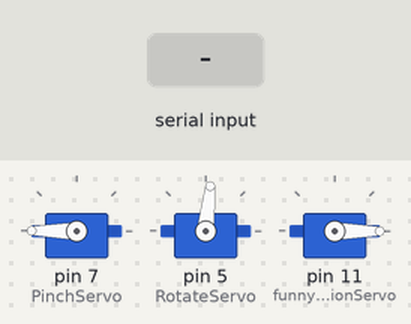
Bench run of a sketch on a simulated Arduino Uno, built with avr-gcc and run on an emulated ATmega328P. On the bench: 3 × servo. Inputs (shaded band) come from the test bench.

Above: at 1.3 s.
1.4 s: "o" received over Serial
At 2.1 s:
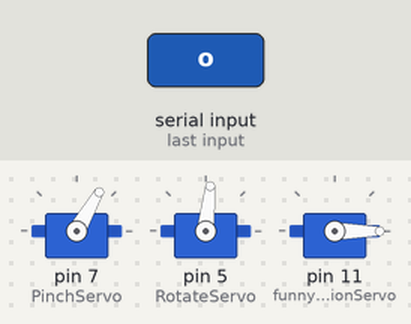
3.0 s: "h" received over Serial
At 3.3 s:
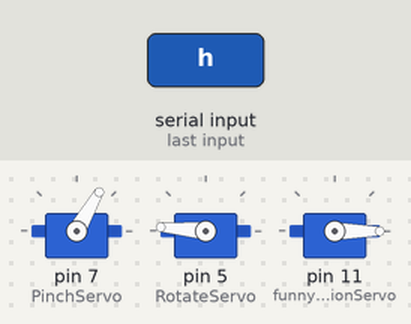
4.5 s: "c" received over Serial
At 5.7 s:
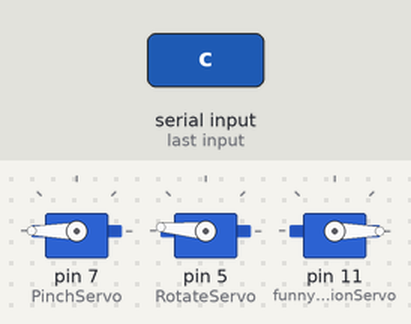
6.0 s: "a" received over Serial
At 6.8 s:
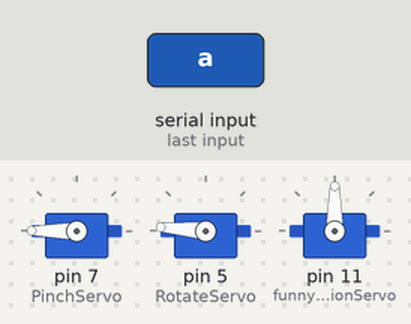
7.5 s: "v" received over Serial
At 8.0 s:
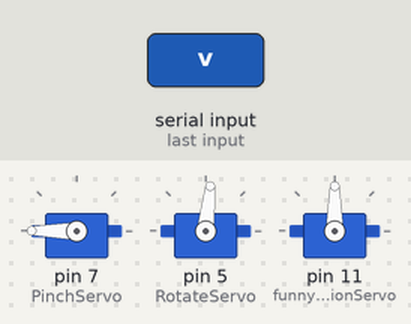
9.0 s: "o" received over Serial
At 10.3 s:
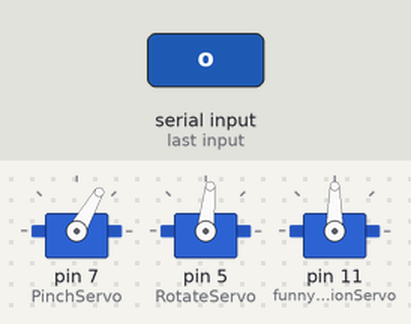
Timing chart, 0 to 11.5 s (numbered marks = the images above; inputs shaded):
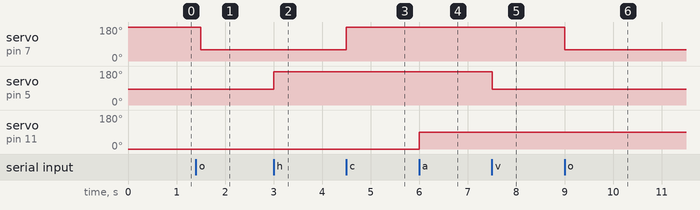

The sketch:

extern.ino
```cpp
#include <stdio.h>
#include <Servo.h>

int trig = 2;
int echo = 3;
long lecture_echo;
int cm;

int INITIAL_FUNNY = 0;

int tir = A0;

Servo PinchServo;
Servo RotateServo;
// create servo objects to control a servo
// a maximum of eight servo objects can be created

int posPinchServo = 0;
// variable to store the pinch servo position
int posRotateServo = 0;
// variable to store the rotate servo position

Servo funnyActionServo;

int posFunnyActServo = 0;


void getDistanceAvant(){
  digitalWrite(trig, HIGH);
  delayMicroseconds(10);
  digitalWrite(trig, LOW);
  lecture_echo = pulseIn(echo, HIGH);

  char tampon[25];
  cm = lecture_echo / 58;
  sprintf(tampon,"#%d!",cm);
  Serial.println(tampon);
  delay(10);
}

void ouverturePince(){
  // ouverture de la pince
  // pour modifier la vitesse, il faut modifier le delay
  /*for(posPinchServo = 180; posPinchServo > 59; posPinchServo -=1)
  {
    PinchServo.write(posPinchServo);
    delay(8);
  }*/
  PinchServo.write(60);
}

void fermeturePince(){
  // fermeture de la pince
  // pour modifier la vitesse, il faut modifier le delay
  /*for(posPinchServo = 60; posPinchServo <= 180; posPinchServo +=1)
  {
    PinchServo.write(posPinchServo);
    delay(8);
  }*/
  PinchServo.write(180);
}

void rotateToHorizontal(){
  //Rotation d'un quart de tour (sens anti-horaire) -> position horizontale
  RotateServo.write(175);
  delay(100);
}

void rotateToVertical(){
  //Rotation d'un quart de tour -> position verticale
  RotateServo.write(84);
  delay(100);
}

void deposerCylindre(){
  RotateServo.write(155);
  delay(500);
  ouverturePince();
}

void launchFunnyAction(){
  funnyActionServo.write(90);
  delay(1000);
}

void tirette(){
	while(analogRead(tir) > 950){
		delay(30);
	}
	Serial.print("#a!");
}


void setup() {
  pinMode(trig, OUTPUT);
  digitalWrite(trig, LOW);
  pinMode(echo, INPUT);
  Serial.begin(9600);
  //pinMode(tir, INPUT);

  // put your setup code here, to run once:
  PinchServo.attach(7); // attaches the pinch servo on pin 7 to the servo object
  RotateServo.attach(5); // attaches the rotate servo on pin 6 to the servo object

   funnyActionServo.attach(11);
   funnyActionServo.write(INITIAL_FUNNY);
   fermeturePince();
   rotateToVertical();
}

void loop() {
  if(Serial.available()){
		char data = '\0';
		int i = 0;
		char car = '\0';
		do{
			car = Serial.read();
			if(car != '#' && car != '!'){
				data = car;
			}
		}while(Serial.available() && car != '!');

		switch(data){
			case 'i':
				Serial.print("#e!");
				break;
			case 't':
				tirette();
				break;
			case 'u':
				getDistanceAvant();
				break;
			case 'o':
				ouverturePince();
				break;
			case 'c':
				fermeturePince();
				break;
			case 'h':
				rotateToHorizontal();
				break;
			case 'v':
				rotateToVertical();
				break;
			case 'a':
				launchFunnyAction();
				break;
		}
	}

	Serial.flush();
	delay(100);
	/*delay(1000);
	launchFunnyAction();
	funnyActionServo.write(0);*/
}
```

Measured:
- after the input at 1.4 s, servo on pin 7 (PinchServo): 180° → 60° after 0.10 s
- after the input at 3.0 s, servo on pin 5 (RotateServo): 84° → 175° at once
- after the input at 4.5 s, servo on pin 7 (PinchServo): 60° → 180° at once
- after the input at 6.0 s, servo on pin 11 (funnyActionServo): 0° → 90° at once
- after the input at 7.5 s, servo on pin 5 (RotateServo): 175° → 84° at once
- after the input at 9.0 s, servo on pin 7 (PinchServo): 180° → 60° at once
